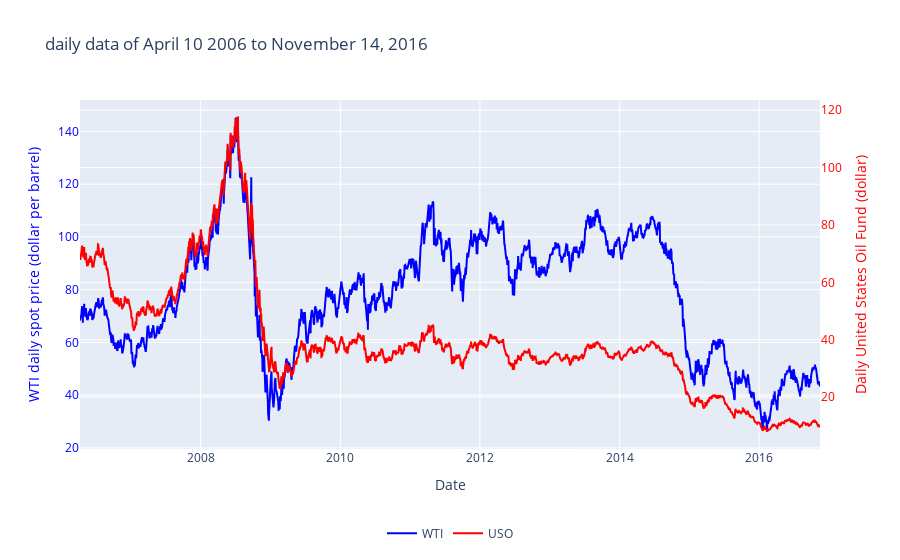

The code cell stored with this chart in its notebook:
### Code cell
fig = go.Figure()

# Ajouter la série WTI
fig.add_trace(
    go.Scatter(
        x=dates_wti,
        y=data_wti[:,1],
        name="WTI",
        mode="lines",
        line=dict(color="blue"),
    )
)

# Ajouter la série USO avec un axe secondaire
fig.add_trace(
    go.Scatter(
        x=dates_uso,
        y=data_uso[:,1],
        name="USO",
        mode="lines",
        line=dict(color="red"),
        yaxis="y2"  # Associe cette trace à l'axe y secondaire
    )
)

# Mise en page pour ajuster les deux axes
fig.update_layout(
    title="daily data of April 10 2006 to November 14, 2016",
    xaxis=dict(title="Date"),
    yaxis=dict(title="WTI daily spot price (dollar per barrel)", titlefont=dict(color="blue"), tickfont=dict(color="blue")),
    yaxis2=dict(
        title="Daily United States Oil Fund (dollar)",
        titlefont=dict(color="red"),
        tickfont=dict(color="red"),
        overlaying="y",  # Superpose cet axe sur le premier
        side="right"  # Place cet axe à droite
    ),
    legend=dict(x=0.5, y=-0.2, xanchor="center", orientation="h"),
)

# Afficher le graphique
fig.show()

### Figure 1 — Plotly figure (JSON) as saved in the notebook; plotly's stock layout.template omitted (floating-point values rounded to 4 significant figures; data arrays with more than 128 entries replaced by an {"elided": "..."} marker saying what was removed)
{"data": [{"line": {"color": "blue"}, "mode": "lines", "name": "WTI", "type": "scatter", "x": {"elided": "2671 str values"}, "y": {"elided": "2671 float values"}}, {"line": {"color": "red"}, "mode": "lines", "name": "USO", "type": "scatter", "x": {"elided": "2670 str values"}, "y": {"elided": "2670 float values"}, "yaxis": "y2"}], "layout": {"legend": {"orientation": "h", "x": 0.5, "xanchor": "center", "y": -0.2}, "title": {"text": "daily data of April 10 2006 to November 14, 2016"}, "xaxis": {"title": {"text": "Date"}}, "yaxis": {"tickfont": {"color": "blue"}, "title": {"font": {"color": "blue"}, "text": "WTI daily spot price (dollar per barrel)"}}, "yaxis2": {"overlaying": "y", "side": "right", "tickfont": {"color": "red"}, "title": {"font": {"color": "red"}, "text": "Daily United States Oil Fund (dollar)"}}}}
